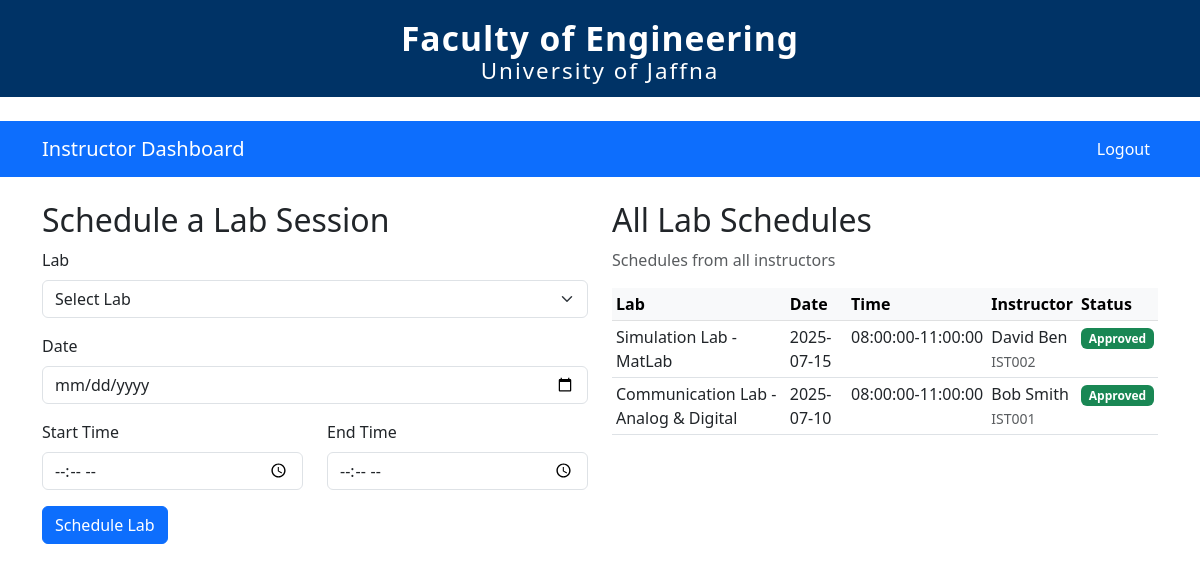
The app's page /instructor_dashboard.php (signed in) with its own data.
### tables this page shows
CREATE TABLE `lab_schedule` (
  `Schedule_ID` varchar(10) NOT NULL,
  `Date` date DEFAULT NULL,
  `Remaining_Capacity` int(11) DEFAULT NULL,
  `Start_Time` time DEFAULT NULL,
  `End_Time` time DEFAULT NULL,
  `Lab_ID` varchar(10) DEFAULT NULL,
  `Lab_TO_ID` varchar(10) DEFAULT NULL,
  `Instructor_ID` varchar(10) DEFAULT NULL,
  `Status` enum('pending','approved','rejected') DEFAULT 'pending'
);

CREATE TABLE `instructor` (
  `Instructor_ID` varchar(10) NOT NULL,
  `user_id` varchar(10) DEFAULT NULL,
  `Name` varchar(100) NOT NULL
);

### instructor_dashboard.php (the view, shortened to what this page needs)
<?php
include 'config.php';
?>
<?php include 'header.php'; ?>
<!DOCTYPE html>
<html>
<head>
    <link href="https://cdn.jsdelivr.net/npm/bootstrap@5.3.0/dist/css/bootstrap.min.css" rel="stylesheet">
</head>
<body>
    <nav class="navbar navbar-expand-lg navbar-dark bg-primary">
        <div class="container">
            <a class="navbar-brand" href="#">Instructor Dashboard</a>
            <div class="navbar-nav ms-auto">
                <a class="nav-link text-white" href="logout.php">Logout</a>
            </div>
        </div>
    </nav>
    <div class="container mt-4">
        <div class="row">
            <div class="col-md-6">
                <h2>Schedule a Lab Session</h2>
                <form method="POST">
                    <div class="row mb-3">
                        <div class="col-md-12">
                            <label class="form-label">Lab</label>
                            <select name="lab_id" class="form-select" required>
                                <option value="">Select Lab</option>
                            </select>
                        </div>
                    </div>
                    <div class="row mb-3">
                        <div class="col-md-12">
                            <label class="form-label">Date</label>
                            <input type="date" name="date" class="form-control" min="<?= date('Y-m-d') ?>" required>
                        </div>
                    </div>
                    <div class="row mb-3">
                        <div class="col-md-6">
                            <label class="form-label">Start Time</label>
                            <input type="time" name="start_time" class="form-control" required>
                        </div>
                        <div class="col-md-6">
                            <label class="form-label">End Time</label>
                            <input type="time" name="end_time" class="form-control" required>
                        </div>
                    </div>
                    <button type="submit" class="btn btn-primary">Schedule Lab</button>
                </form>
            </div>
            <div class="col-md-6">
                <h2>All Lab Schedules</h2>
                <p class="text-muted">Schedules from all instructors</p>
                <?php
                $all_schedules = $conn->query("
                    SELECT s.*, CONCAT(l.Name, ' - ', l.Type) AS lab_fullname, i.Name AS instructor_name, i.Instructor_ID
                    FROM Lab_Schedule s
                    JOIN Lab l ON s.Lab_ID = l.Lab_ID
                    LEFT JOIN Instructor i ON s.Instructor_ID = i.Instructor_ID
                    ORDER BY s.Date DESC, s.Start_Time DESC
                    LIMIT 10
                ");
                if ($all_schedules && $all_schedules->num_rows > 0): ?>
                    <div class="table-responsive">
                        <table class="table table-sm table-hover">
                            <thead class="table-light">
                                <tr>
                                    <th>Lab</th>
                                    <th>Date</th>
                                    <th>Time</th>
                                    <th>Instructor</th>
                                    <th>Status</th>
                                </tr>
                            </thead>
                            <tbody>
                                <?php while($sched = $all_schedules->fetch_assoc()): ?>
                                    <tr>
                                        <td><?= htmlspecialchars($sched['lab_fullname']) ?></td>
                                        <td><?= $sched['Date'] ?></td>
                                        <td><?= $sched['Start_Time'] ?>-<?= $sched['End_Time'] ?></td>
                                        <td>
                                            <?php if ($sched['instructor_name']): ?>
                                                <?= htmlspecialchars($sched['instructor_name']) ?><br>
                                                <small class="text-muted"><?= $sched['Instructor_ID'] ?></small>
                                            <?php else: ?>
                                                <span class="text-muted">Unknown</span>
                                            <?php endif; ?>
                                        </td>
                                        <td>
                                            <span class="badge bg-<?= $sched['Status'] === 'approved' ? 'success' : ($sched['Status'] === 'pending' ? 'warning' : 'danger') ?>">
                                                <?= ucfirst($sched['Status']) ?>
                                            </span>
                                        </td>
                                    </tr>
                                <?php endwhile; ?>
                            </tbody>
                        </table>
                    </div>
                <?php else: ?>
                    <div class="alert alert-info">No schedules found</div>
                <?php endif; ?>
            </div>
        </div>
    </div>
</body>
</html>

### header.php (shortened to what this page needs)
<!DOCTYPE html>
<html>
<head>
    <link href="https://cdn.jsdelivr.net/npm/bootstrap@5.3.0/dist/css/bootstrap.min.css" rel="stylesheet">
</head>
<body>
    <div class="uni-header">
        <div class="faculty">Faculty of Engineering</div>
        <div class="university">University of Jaffna</div>
    </div>

### header.php (style rules this page uses)
.uni-header { background: #003366; color: #fff; padding: 18px 0 12px 0; text-align: center; font-size: 2rem; font-weight: bold; letter-spacing: 1px; margin-bottom: 24px; line-height: 1.2; }
.uni-header .faculty { font-size: 2.1rem; }
.uni-header .university { font-size: 1.4rem; font-weight: normal; letter-spacing: 2px; }

### records on screen
lab_schedule: lab_fullname "Simulation Lab - MatLab", Date "2025-07-15", Start_Time "08:00:00", End_Time "11:00:00", Instructor_ID.Name "David Ben", Instructor_ID.Instructor_ID "IST002", Status "Approved"
lab_schedule: lab_fullname "Communication Lab - Analog & Digital", Date "2025-07-10", Start_Time "08:00:00", End_Time "11:00:00", Instructor_ID.Name "Bob Smith", Instructor_ID.Instructor_ID "IST001", Status "Approved"
